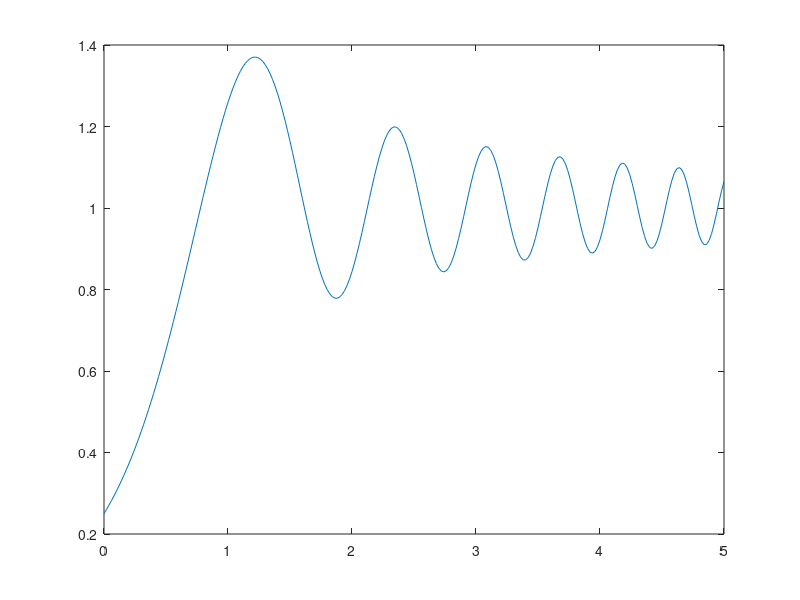

MATLAB code for this plot:
clear all;

v=0:0.02:5;
f1=@(x)cos(pi.*x.*x./2);
f2=@(x)sin(pi.*x.*x./2);
N=1000;
i=2;
while (i <= length(v))
    h=v(i)./N;
    %x=linspace(0,v(i),N+1);
    x=0:h:v(i);
    c(i)=h/3*((f1(x(1))+f1(x(N+1))) + 4*sum(f1(x(2:2:N))) + 2 *sum(f1(x(3:2:N))));
    s(i)=h/3*((f2(x(1))+f2(x(N+1))) + 4*sum(f2(x(2:2:N))) + 2 *sum(f2(x(3:2:N))));
    i=i+1;
end

I=0.5*((c+0.5).^2+(s+0.5).^2);

plot(v,I)


